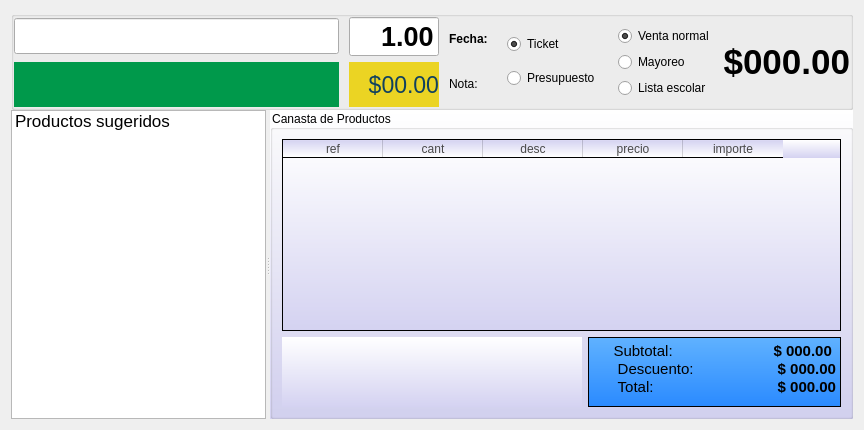
      <widget class="QWidget" name="pageVenta">
       <layout class="QGridLayout" name="gridLayout">
        <item row="0" column="0" colspan="2">
         <layout class="QVBoxLayout" name="verticalLayout_2">
          <property name="spacing">
           <number>0</number>
          </property>
          <item>
           <widget class="QGroupBox" name="gingreso">
            <property name="sizePolicy">
             <sizepolicy hsizetype="Preferred" vsizetype="Maximum">
              <horstretch>0</horstretch>
              <verstretch>200</verstretch>
             </sizepolicy>
            </property>
            <property name="maximumSize">
             <size>
              <width>16777215</width>
              <height>120</height>
             </size>
            </property>
            <property name="flat">
             <bool>false</bool>
            </property>
            <layout class="QHBoxLayout" name="horizontalLayout_5">
             <property name="spacing">
              <number>0</number>
             </property>
             <property name="margin">
              <number>0</number>
             </property>
             <item>
              <layout class="QGridLayout" name="gridLayout_2">
               <property name="sizeConstraint">
                <enum>QLayout::SetMinimumSize</enum>
               </property>
               <property name="horizontalSpacing">
                <number>10</number>
               </property>
               <property name="verticalSpacing">
                <number>6</number>
               </property>
               <item row="1" column="1">
                <widget class="QLabel" name="linfo2">
                 <property name="font">
                  <font>
                   <pointsize>17</pointsize>
                  </font>
                 </property>
                 <property name="styleSheet">
                  <string notr="true">background-color: rgb(235, 212, 35);
color: rgb(17, 65, 94);</string>
                 </property>
                 <property name="text">
                  <string>$00.00</string>
                 </property>
                 <property name="alignment">
                  <set>Qt::AlignRight|Qt::AlignTrailing|Qt::AlignVCenter</set>
                 </property>
                </widget>
               </item>
               <item row="1" column="0">
                <widget class="QLabel" name="linfo">
                 <property name="toolTip">
                  <string>PyVenta version 2.0</string>
                 </property>
                 <property name="styleSheet">
                  <string notr="true">background-color: rgb(0, 153, 75);
color: rgb(0, 0, 0);</string>
                 </property>
                 <property name="text">
                  <string/>
                 </property>
                 <property name="textFormat">
                  <enum>Qt::RichText</enum>
                 </property>
                 <property name="pixmap">
                  <pixmap>../../.designer/backup/images/hzpyven.png</pixmap>
                 </property>
                 <property name="scaledContents">
                  <bool>false</bool>
                 </property>
                 <property name="alignment">
                  <set>Qt::AlignCenter</set>
                 </property>
                </widget>
               </item>
               <item row="0" column="1">
                <widget class="QLineEdit" name="cant">
                 <property name="maximumSize">
                  <size>
                   <width>90</width>
                   <height>16777215</height>
                  </size>
                 </property>
                 <property name="font">
                  <font>
                   <pointsize>20</pointsize>
                   <weight>75</weight>
                   <bold>true</bold>
                  </font>
                 </property>
                 <property name="text">
                  <string>1.00</string>
                 </property>
                 <property name="alignment">
                  <set>Qt::AlignRight|Qt::AlignTrailing|Qt::AlignVCenter</set>
                 </property>
                </widget>
               </item>
               <item row="0" column="0">
                <widget class="QLineEdit" name="codigo">
                 <property name="font">
                  <font>
                   <pointsize>18</pointsize>
                  </font>
                 </property>
                </widget>
               </item>
              </layout>
             </item>
             <item>
              <layout class="QVBoxLayout" name="verticalLayout_13">
               <property name="leftMargin">
                <number>10</number>
               </property>
               <property name="rightMargin">
                <number>10</number>
               </property>
               <item>
                <widget class="QLabel" name="lfecha">
                 <property name="text">
                  <string>&lt;b&gt;Fecha:&lt;/b&gt;</string>
                 </property>
                 <property name="textFormat">
                  <enum>Qt::RichText</enum>
                 </property>
                </widget>
               </item>
               <item>
                <widget class="QLabel" name="lnota">
                 <property name="text">
                  <string>Nota:</string>
                 </property>
                 <property name="textFormat">
                  <enum>Qt::RichText</enum>
                 </property>
                </widget>
               </item>
              </layout>
             </item>
             <item>
              <widget class="QWidget" name="widget_2" native="true">
               <layout class="QVBoxLayout" name="verticalLayout_8">
                <item>
                 <widget class="QRadioButton" name="rticket">
                  <property name="text">
                   <string>Ticket</string>
                  </property>
                  <property name="checked">
                   <bool>true</bool>
                  </property>
                 </widget>
                </item>
                <item>
                 <widget class="QRadioButton" name="rpresup">
                  <property name="text">
                   <string>Presupuesto</string>
                  </property>
                 </widget>
                </item>
               </layout>
              </widget>
             </item>
             <item>
              <widget class="QWidget" name="widget_3" native="true">
               <layout class="QVBoxLayout" name="verticalLayout_11">
                <item>
                 <widget class="QRadioButton" name="rmen">
                  <property name="text">
                   <string>Venta normal</string>
                  </property>
                  <property name="checked">
                   <bool>true</bool>
                  </property>
                 </widget>
                </item>
                <item>
                 <widget class="QRadioButton" name="rmay">
                  <property name="text">
                   <string>Mayoreo</string>
                  </property>
                 </widget>
                </item>
                <item>
                 <widget class="QRadioButton" name="rtemp">
                  <property name="text">
                   <string>Lista escolar</string>
                  </property>
                 </widget>
                </item>
               </layout>
              </widget>
             </item>
             <item>
              <widget class="QLabel" name="ltotal">
               <property name="font">
                <font>
                 <pointsize>26</pointsize>
                 <weight>75</weight>
                 <bold>true</bold>
                </font>
               </property>
               <property name="text">
                <string>$000.00</string>
               </property>
               <property name="scaledContents">
                <bool>true</bool>
               </property>
               <property name="alignment">
                <set>Qt::AlignRight|Qt::AlignTrailing|Qt::AlignVCenter</set>
               </property>
               <property name="margin">
                <number>5</number>
               </property>
              </widget>
             </item>
            </layout>
           </widget>
          </item>
          <item>
           <widget class="QSplitter" name="splitter">
            <property name="sizePolicy">
             <sizepolicy hsizetype="Preferred" vsizetype="Expanding">
              <horstretch>0</horstretch>
              <verstretch>0</verstretch>
             </sizepolicy>
            </property>
            <property name="orientation">
             <enum>Qt::Horizontal</enum>
            </property>
            <widget class="QListWidget" name="lista2">
             <property name="sizePolicy">
              <sizepolicy hsizetype="Maximum" vsizetype="Expanding">
               <horstretch>0</horstretch>
               <verstretch>0</verstretch>
              </sizepolicy>
             </property>
             <property name="maximumSize">
              <size>
               <width>500</width>
               <height>16777215</height>
              </size>
             </property>
             <property name="font">
              <font>
               <pointsize>13</pointsize>
              </font>
             </property>
             <property name="styleSheet">
              <string notr="true"/>
             </property>
             <property name="frameShape">
              <enum>QFrame::StyledPanel</enum>
             </property>
             <property name="frameShadow">
              <enum>QFrame::Sunken</enum>
             </property>
             <property name="spacing">
              <number>2</number>
             </property>
             <property name="viewMode">
              <enum>QListView::ListMode</enum>
             </property>
             <property name="wordWrap">
              <bool>true</bool>
             </property>
             <item>
              <property name="text">
               <string>Productos sugeridos</string>
              </property>
             </item>
            </widget>
            <widget class="QWidget" name="verticalLayoutWidget">
             <layout class="QVBoxLayout" name="verticalLayout_9">
              <item>
               <widget class="QGroupBox" name="gcanasta">
                <property name="styleSheet">
                 <string notr="true">background-color: qlineargradient(spread:pad, x1:1, y1:1, x2:1, y2:0, stop:0 rgba(212, 210, 241, 255), stop:1 rgba(255, 255, 255, 255));</string>
                </property>
                <property name="title">
                 <string>Canasta de Productos</string>
                </property>
                <property name="flat">
                 <bool>true</bool>
                </property>
                <layout class="QVBoxLayout" name="verticalLayout_12">
                 <item>
                  <widget class="QTableWidget" name="tabla">
                   <property name="styleSheet">
                    <string notr="true">color: rgb(73, 73, 73);
alternate-background-color: rgb(102, 171, 255);</string>
                   </property>
                   <property name="frameShadow">
                    <enum>QFrame::Raised</enum>
                   </property>
                   <property name="alternatingRowColors">
                    <bool>true</bool>
                   </property>
                   <property name="selectionBehavior">
                    <enum>QAbstractItemView::SelectRows</enum>
                   </property>
                   <property name="gridStyle">
                    <enum>Qt::DotLine</enum>
                   </property>
                   <column>
                    <property name="text">
                     <string>ref</string>
                    </property>
                   </column>
                   <column>
                    <property name="text">
                     <string>cant</string>
                    </property>
                   </column>
                   <column>
                    <property name="text">
                     <string>desc</string>
                    </property>
                   </column>
                   <column>
                    <property name="text">
                     <string>precio</string>
                    </property>
                   </column>
                   <column>
                    <property name="text">
                     <string>importe</string>
                    </property>
                   </column>
                  </widget>
                 </item>
                 <item>
                  <layout class="QHBoxLayout" name="horizontalLayout_4">
                   <property name="spacing">
                    <number>6</number>
                   </property>
                   <property name="sizeConstraint">
                    <enum>QLayout::SetDefaultConstraint</enum>
                   </property>
                   <item>
                    <widget class="QLabel" name="label_26">
                     <property name="minimumSize">
                      <size>
                       <width>300</width>
                       <height>0</height>
                      </size>
                     </property>
                     <property name="maximumSize">
                      <size>
                       <width>300</width>
                       <height>219</height>
                      </size>
                     </property>
                     <property name="text">
                      <string/>
                     </property>
                     <property name="pixmap">
                      <pixmap>images/hzpyven.png</pixmap>
                     </property>
                     <property name="alignment">
                      <set>Qt::AlignCenter</set>
                     </property>
                    </widget>
                   </item>
                   <item>
                    <widget class="QTextBrowser" name="datos">
                     <property name="maximumSize">
                      <size>
                       <width>16777215</width>
                       <height>70</height>
                      </size>
                     </property>
                     <property name="styleSheet">
                      <string notr="true">background-color: qlineargradient(spread:pad, x1:1, y1:1, x2:1, y2:0, stop:0 rgba(42, 138, 255, 255), stop:1 rgba(96, 178, 255, 255));</string>
                     </property>
                     <property name="frameShadow">
                      <enum>QFrame::Sunken</enum>
                     </property>
                     <property name="horizontalScrollBarPolicy">
                      <enum>Qt::ScrollBarAlwaysOff</enum>
                     </property>
                     <property name="documentTitle">
                      <string/>
                     </property>
                     <property name="html">
                      <string>&lt;!DOCTYPE HTML PUBLIC &quot;-//W3C//DTD HTML 4.0//EN&quot; &quot;http://www.w3.org/TR/REC-html40/strict.dtd&quot;&gt;
&lt;html&gt;&lt;head&gt;&lt;meta name=&quot;qrichtext&quot; content=&quot;1&quot; /&gt;&lt;style type=&quot;text/css&quot;&gt;
p, li { white-space: pre-wrap; }
&lt;/style&gt;&lt;/head&gt;&lt;body style=&quot; font-family:'Ubuntu'; font-size:11pt; font-weight:400; font-style:normal;&quot;&gt;
&lt;p align=&quot;right&quot; style=&quot; margin-top:0px; margin-bottom:0px; margin-left:0px; margin-right:0px; -qt-block-indent:0; text-indent:0px;&quot;&gt;&lt;span style=&quot; font-family:'DejaVu Sans';&quot;&gt;Subtotal: 		&lt;/span&gt;&lt;span style=&quot; font-family:'DejaVu Sans'; font-weight:600;&quot;&gt;$ 000.00 &lt;/span&gt;&lt;/p&gt;
&lt;p align=&quot;right&quot; style=&quot; margin-top:0px; margin-bottom:0px; margin-left:0px; margin-right:0px; -qt-block-indent:0; text-indent:0px;&quot;&gt;&lt;span style=&quot; font-family:'DejaVu Sans';&quot;&gt;Descuento: 	&lt;/span&gt;&lt;span style=&quot; font-family:'DejaVu Sans'; font-weight:600;&quot;&gt;$ 000.00&lt;/span&gt;&lt;/p&gt;
&lt;p align=&quot;right&quot; style=&quot; margin-top:0px; margin-bottom:0px; margin-left:0px; margin-right:0px; -qt-block-indent:0; text-indent:0px;&quot;&gt;&lt;span style=&quot; font-family:'DejaVu Sans';&quot;&gt;Total: 		&lt;/span&gt;&lt;span style=&quot; font-family:'DejaVu Sans'; font-weight:600;&quot;&gt;$ 000.00&lt;/span&gt;&lt;/p&gt;&lt;/body&gt;&lt;/html&gt;</string>
                     </property>
                    </widget>
                   </item>
                  </layout>
                 </item>
                </layout>
               </widget>
              </item>
             </layout>
            </widget>
           </widget>
          </item>
         </layout>
        </item>
       </layout>
      </widget>
